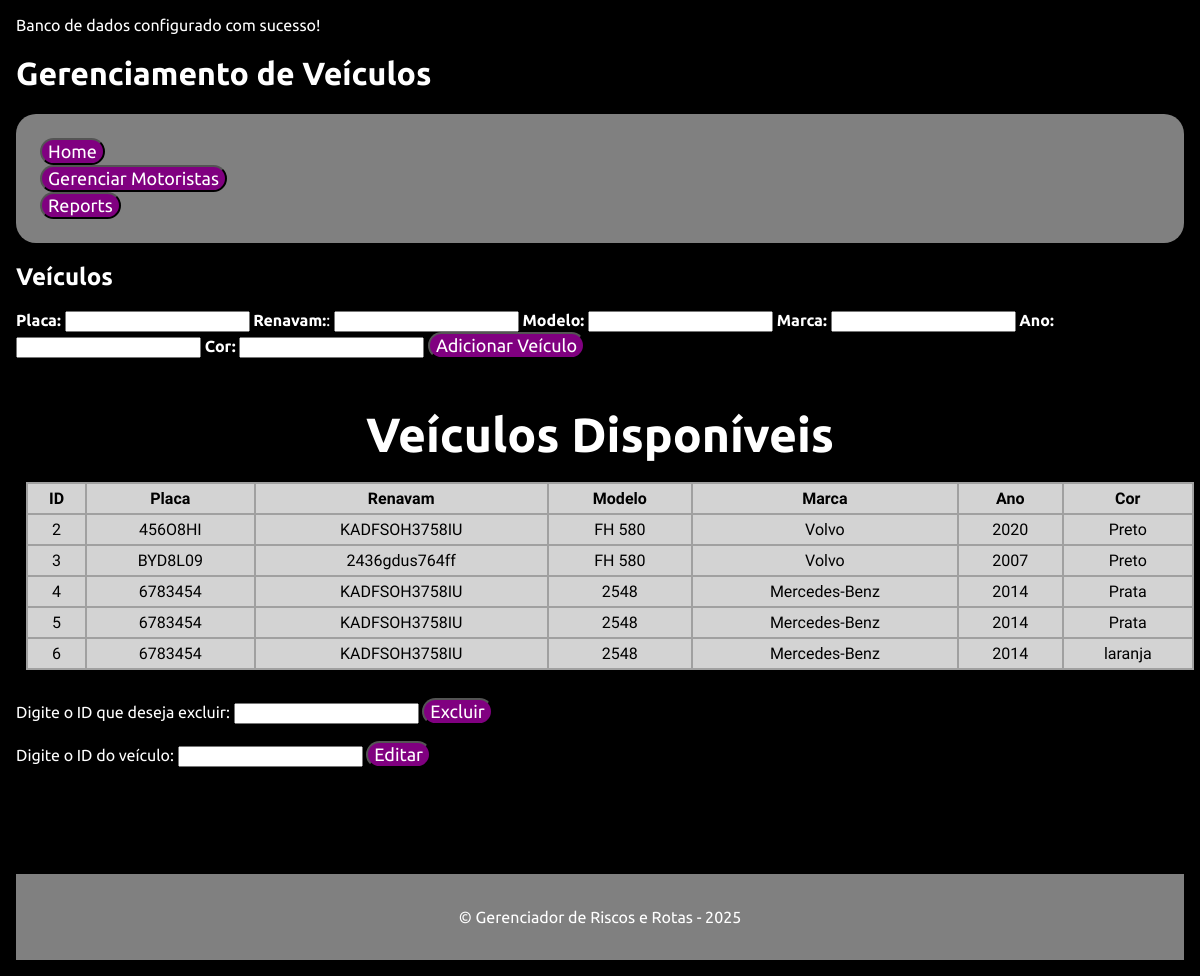
/src/veiculos.php, run on an earlier commit of the app's database.
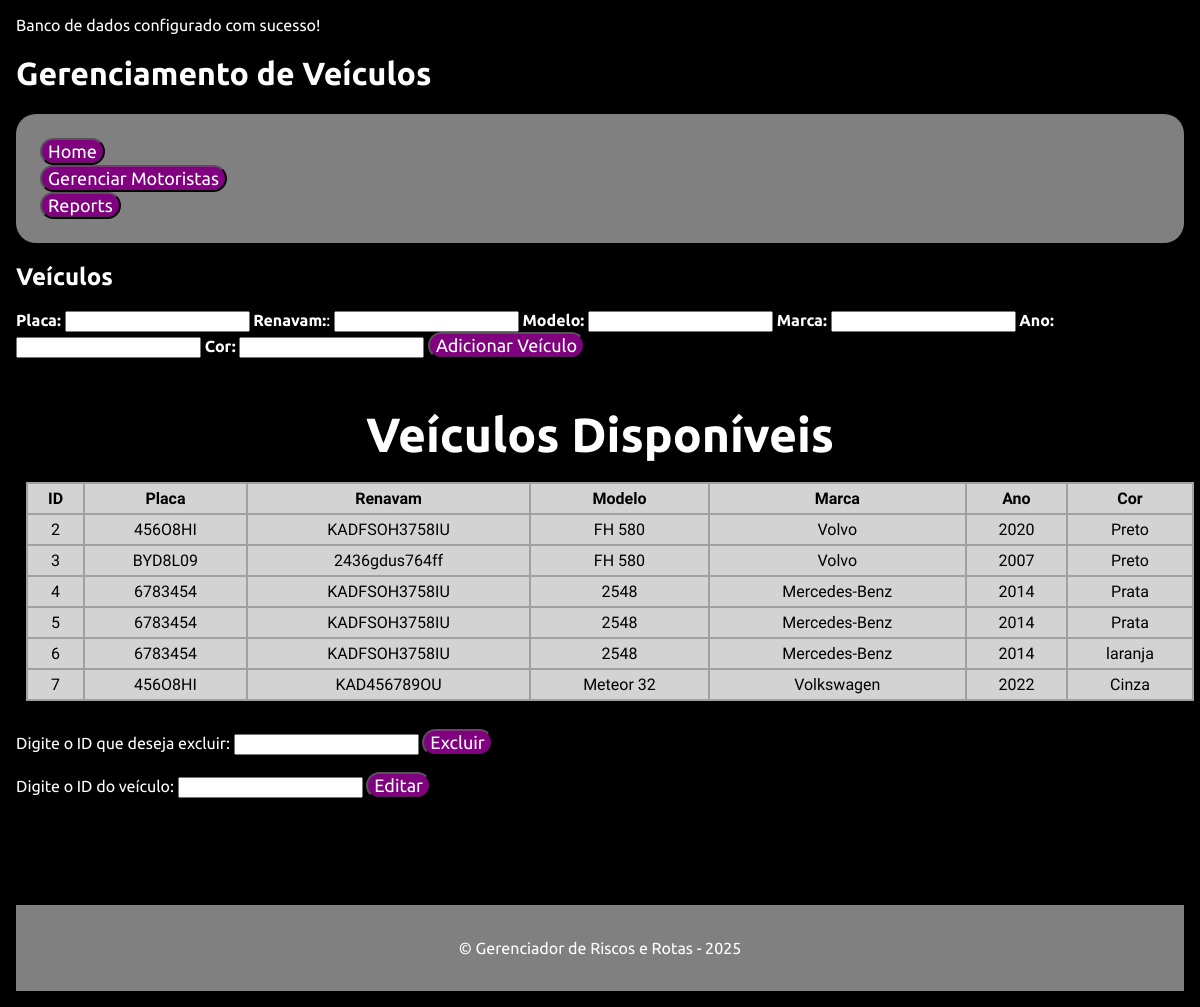
And on a later commit of the database.
### tables this page shows
CREATE TABLE veiculos (
        id INTEGER PRIMARY KEY AUTOINCREMENT,
        placa CHAR(7) NOT NULL,
        renavam CHAR(30) DEFAULT NULL,
        modelo CHAR(20) NOT NULL,
        marca CHAR(20) NOT NULL,
        ano INTEGER NOT NULL,
        cor CHAR(20) NOT NULL
    );

### src/veiculos.php (the view, shortened to what this page needs)
<?php include __DIR__ . '/init.php'; ?>
<!DOCTYPE html>
<html lang="pt-br">
<head>
    <link rel="stylesheet" href="/css/style_drivers.css">
    <link rel="stylesheet" href="/css/style_table.css">
</head>
<body>
<header class="header">
        <h1>Gerenciamento de Veículos</h1>
    <div class="navegacao_drivers">
        <nav>
            <ul>
                <li>
                    <button onclick="location.href='/index.php'" type="button">
                    Home</button>
                </li>
                <li>
                    <button onclick="location.href='drivers.php'" type="button">
                    Gerenciar Motoristas</button>
                </li>
                <li>
                    <button onclick="location.href='reports.php'" type="button">
                    Reports</button>
                </li>
            </ul>
        </nav>
    </div>
    </header>
    <main class="main">
    <h2>Veículos</h2>
        <form action="veiculos.php" method="post">
            <label for="Placa"><strong>Placa:</strong></label>
            <input type="char(7)" id="plate" name="placa" maxlength="7" required>
            <label for="renavam"><strong>Renavam:</strong>:</label>
            <input type="char(20)" id="renavam" name="renavam" maxlength="30">
            <label for="model"><strong>Modelo:</strong></label>
            <input type="char(20)" id="model" name="modelo" maxlength="20" required>
            <label for="brand"><strong>Marca:</strong></label>
            <input type="char(20)" id="brand" name="marca" maxlength="20" required>
            <label for="year"><strong>Ano:</strong></label>
            <input type="year" id="year" name="ano" required>
            <label for="color"><strong>Cor:</strong></label>
            <input type="char(20)" id="color" name="cor" maxlength="20" required>
            <button type="submit">Adicionar Veículo</button>
        </form>
        <h3>Veículos Disponíveis</h3>
        <table class="tabela">
            <thead>
                <tr>
                    <th>ID</th>
                    <th>Placa</th>
                    <th>Renavam</th>
                    <th>Modelo</th>
                    <th>Marca</th>
                    <th>Ano</th>
                    <th>Cor</th>
                </tr>
            </thead>
            <tbody>
                <?php
                $veiculos = $db->query('SELECT * FROM veiculos')->fetchAll(PDO::FETCH_ASSOC);
                foreach ($veiculos as $veiculo) {
                    echo "<tr>
                            <td>{$veiculo['id']}</td>
                            <td>{$veiculo['placa']}</td>
                            <td>{$veiculo['renavam']}</td>
                            <td>{$veiculo['modelo']}</td>
                            <td>{$veiculo['marca']}</td>
                            <td>{$veiculo['ano']}</td>
                            <td>{$veiculo['cor']}</td>
                          </tr>";
                }
                ?>
            </tbody>
        </table>
    </main>
    <br>
    <form method="POST" action="removedorVeiculo.php">
        <label for="removerMotoristas.php">Digite o ID que deseja excluir:</label>
        <input type="number" name="id" id="id" required>
        <button type="submit">Excluir</button>
    </form>
    <form method="GET" action="editar.php">
        <label for="id">Digite o ID do veículo:</label>
        <input type="number" name="id" id="id" required>
        <button type="submit">Editar</button>
    </form>
    <br>
    <br>
    <br>
    <br>
    <br>
    <footer class="footer">
        <p>&copy; Gerenciador de Riscos e Rotas - 2025</p>
    </footer>
</body>
</html>

### css/style_drivers.css (style rules this page uses)
:root { --cor_div: grey; --cor_nav_letra: black; --cor_nav_button: purple; --cor_nav_button_hover: aliceblue; --fonte_letras:"Ubuntu", serif; font-weight: 400; }
.navegacao_drivers { background-color: var(--cor_div); padding: 24px; border-radius: 20px; box-shadow: 0px 0px 20px rgba(0, 0, 0, 0.2); font-family: var(--fonte_letras); }
ul { list-style-type: none; margin: 0; padding: 0; overflow: hidden; }
li { text-decoration: solid black; color: var(--cor_nav_itens); }
button { background-color: var(--cor_nav_button); color: white; border-radius: 16px; font-size: 18px; font-family: var(--fonte_letras); }
div { margin-top: 20px; display: flex; }
body { background-color: black; color: white; font-family: var(--fonte_letras); margin: 0; padding: 0; display: flex; flex-direction: column; min-height: 100vh; margin: 16px; }
h3 { text-align: center; margin-bottom: 20px; font-size: 3em; }
.footer { background-color: var(--cor_div); color: var(--cor_nav_itens); padding: 18px; text-align: center; font-family: var(--fonte_letras); position: relative; bottom: 0; margin: 0%; }

### css/style_table.css (style rules this page uses)
.tabela { text-align: center; border-collapse: collapse; padding: 10px; margin: 10px; height: 20%; display: table; width: 100%; }
th, td { background-color: lightgrey; color: black; border: 2px solid rgb(160 160 160); font-family: "Inconsolata", serif; text-align: center; padding: 5px; margin:auto; height: auto; }

What changed in the data, as far as the page shows it:
added veiculos: id "7", placa "456O8HI", renavam "KAD456789OU", modelo "Meteor 32", marca "Volkswagen", ano "2022", cor "Cinza"
